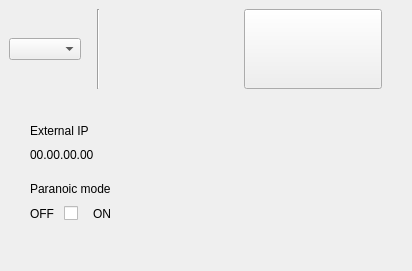
<?xml version="1.0" encoding="UTF-8"?>
<ui version="4.0">
 <class>FormConnect</class>
 <widget class="QWidget" name="FormConnect">
  <property name="geometry">
   <rect>
    <x>0</x>
    <y>0</y>
    <width>412</width>
    <height>271</height>
   </rect>
  </property>
  <property name="windowTitle">
   <string>Form</string>
  </property>
  <layout class="QGridLayout" name="gridLayout_2">
   <property name="leftMargin">
    <number>0</number>
   </property>
   <property name="topMargin">
    <number>0</number>
   </property>
   <property name="rightMargin">
    <number>0</number>
   </property>
   <property name="bottomMargin">
    <number>30</number>
   </property>
   <item row="1" column="0">
    <widget class="QFrame" name="frame">
     <layout class="QGridLayout" name="gridLayout">
      <property name="leftMargin">
       <number>30</number>
      </property>
      <property name="topMargin">
       <number>0</number>
      </property>
      <property name="rightMargin">
       <number>0</number>
      </property>
      <property name="bottomMargin">
       <number>0</number>
      </property>
      <property name="spacing">
       <number>0</number>
      </property>
      <item row="1" column="0">
       <layout class="QHBoxLayout" name="horizontalLayout_3">
        <item>
         <layout class="QVBoxLayout" name="verticalLayout_2">
          <property name="spacing">
           <number>10</number>
          </property>
          <property name="bottomMargin">
           <number>20</number>
          </property>
          <item>
           <widget class="QLabel" name="label">
            <property name="text">
             <string>Paranoic mode</string>
            </property>
            <property name="styleHint" stdset="0">
             <string>hint</string>
            </property>
           </widget>
          </item>
          <item>
           <layout class="QHBoxLayout" name="horizontalLayout_2">
            <item>
             <widget class="QLabel" name="offLabel">
              <property name="text">
               <string>OFF</string>
              </property>
              <property name="alignment">
               <set>Qt::AlignCenter</set>
              </property>
             </widget>
            </item>
            <item>
             <widget class="QCheckBox" name="paranoic">
              <property name="sizePolicy">
               <sizepolicy hsizetype="Preferred" vsizetype="Preferred">
                <horstretch>0</horstretch>
                <verstretch>0</verstretch>
               </sizepolicy>
              </property>
              <property name="focusPolicy">
               <enum>Qt::NoFocus</enum>
              </property>
              <property name="text">
               <string/>
              </property>
             </widget>
            </item>
            <item>
             <widget class="QLabel" name="onLabel">
              <property name="text">
               <string>ON</string>
              </property>
              <property name="alignment">
               <set>Qt::AlignLeading|Qt::AlignLeft|Qt::AlignVCenter</set>
              </property>
             </widget>
            </item>
           </layout>
          </item>
         </layout>
        </item>
        <item>
         <spacer name="horizontalSpacer_2">
          <property name="orientation">
           <enum>Qt::Horizontal</enum>
          </property>
          <property name="sizeHint" stdset="0">
           <size>
            <width>0</width>
            <height>0</height>
           </size>
          </property>
         </spacer>
        </item>
       </layout>
      </item>
      <item row="0" column="0">
       <layout class="QVBoxLayout" name="verticalLayout">
        <property name="spacing">
         <number>10</number>
        </property>
        <property name="topMargin">
         <number>20</number>
        </property>
        <item>
         <spacer name="verticalSpacer_4">
          <property name="orientation">
           <enum>Qt::Vertical</enum>
          </property>
          <property name="sizeHint" stdset="0">
           <size>
            <width>20</width>
            <height>0</height>
           </size>
          </property>
         </spacer>
        </item>
        <item>
         <widget class="QLabel" name="label_2">
          <property name="text">
           <string>External IP</string>
          </property>
          <property name="styleHint" stdset="0">
           <string>hint</string>
          </property>
         </widget>
        </item>
        <item>
         <widget class="QLabel" name="lblIP">
          <property name="styleSheet">
           <string notr="true"/>
          </property>
          <property name="text">
           <string>00.00.00.00</string>
          </property>
         </widget>
        </item>
        <item>
         <spacer name="verticalSpacer">
          <property name="orientation">
           <enum>Qt::Vertical</enum>
          </property>
          <property name="sizeType">
           <enum>QSizePolicy::Fixed</enum>
          </property>
          <property name="sizeHint" stdset="0">
           <size>
            <width>20</width>
            <height>20</height>
           </size>
          </property>
         </spacer>
        </item>
       </layout>
      </item>
      <item row="0" column="1" rowspan="2">
       <widget class="AnimatedButton" name="tbConnect">
        <property name="sizePolicy">
         <sizepolicy hsizetype="Expanding" vsizetype="Expanding">
          <horstretch>0</horstretch>
          <verstretch>0</verstretch>
         </sizepolicy>
        </property>
        <property name="text">
         <string/>
        </property>
       </widget>
      </item>
     </layout>
    </widget>
   </item>
   <item row="0" column="0">
    <widget class="QFrame" name="headerFrame">
     <property name="frameShape">
      <enum>QFrame::NoFrame</enum>
     </property>
     <property name="frameShadow">
      <enum>QFrame::Raised</enum>
     </property>
     <property name="styleHint" stdset="0">
      <string>header</string>
     </property>
     <layout class="QHBoxLayout" name="horizontalLayout">
      <property name="rightMargin">
       <number>30</number>
      </property>
      <item>
       <widget class="QComboBox" name="cbServer">
        <property name="styleSheet">
         <string notr="true"/>
        </property>
       </widget>
      </item>
      <item>
       <spacer name="horizontalSpacer_3">
        <property name="orientation">
         <enum>Qt::Horizontal</enum>
        </property>
        <property name="sizeType">
         <enum>QSizePolicy::Fixed</enum>
        </property>
        <property name="sizeHint" stdset="0">
         <size>
          <width>10</width>
          <height>20</height>
         </size>
        </property>
       </spacer>
      </item>
      <item>
       <widget class="Line" name="line">
        <property name="orientation">
         <enum>Qt::Vertical</enum>
        </property>
        <property name="styleHint" stdset="0">
         <string>line</string>
        </property>
       </widget>
      </item>
      <item>
       <spacer name="horizontalSpacer">
        <property name="orientation">
         <enum>Qt::Horizontal</enum>
        </property>
        <property name="sizeHint" stdset="0">
         <size>
          <width>40</width>
          <height>20</height>
         </size>
        </property>
       </spacer>
      </item>
      <item>
       <widget class="QToolButton" name="tbSettings">
        <property name="sizePolicy">
         <sizepolicy hsizetype="Expanding" vsizetype="Expanding">
          <horstretch>0</horstretch>
          <verstretch>0</verstretch>
         </sizepolicy>
        </property>
        <property name="styleSheet">
         <string notr="true"/>
        </property>
        <property name="text">
         <string/>
        </property>
        <property name="popupMode">
         <enum>QToolButton::DelayedPopup</enum>
        </property>
        <property name="toolButtonStyle">
         <enum>Qt::ToolButtonFollowStyle</enum>
        </property>
       </widget>
      </item>
     </layout>
    </widget>
   </item>
  </layout>
 </widget>
 <customwidgets>
  <customwidget>
   <class>AnimatedButton</class>
   <extends>QLabel</extends>
   <header>AnimatedButton.h</header>
  </customwidget>
 </customwidgets>
 <resources/>
 <connections/>
</ui>
